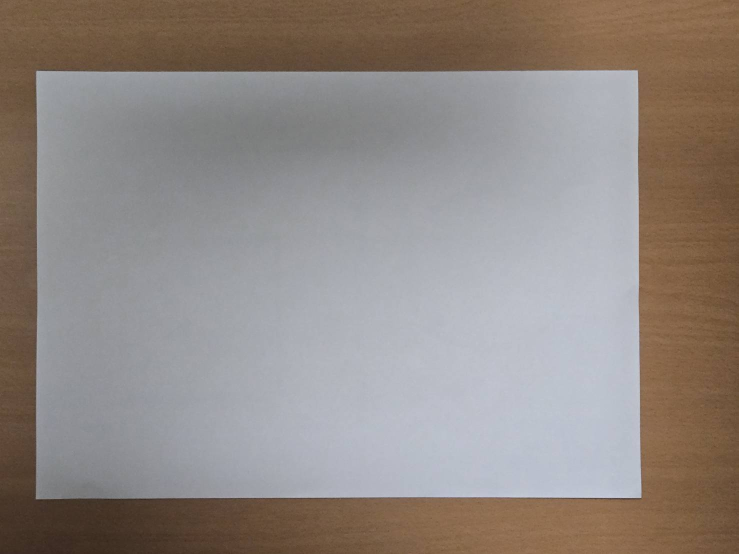
#> input picture cut_paper/a4/a4_2.jpg, 1477 x 1108 px (shown at 1/2 size)
$ python find_d.py
#> lines starting #> are read from the running program, lines starting #| are printed output that depends on the picture; after the words box and inside, x2 and y2 are one past the last pixel; in counts of white or black regions, pixels touching at a corner belong together
### cut_paper_circle/px2cm.py
# get_pixel_per_cm.py

import cv2
import numpy as np
import json


def get_pixel_per_cm_from_a4(image_path, real_width_cm=29.7, show_debug=False):
#> called with image_path = 'a4/a4_2.jpg', real_width_cm = 29.7, show_debug = False
    img = cv2.imread(image_path)
#> img is the input picture: shape (1108, 1477, 3); mean B, G, R 131.7, 136.7, 145.3
    if img is None:
        raise ValueError("❌ 圖片讀取失敗，請確認路徑正確")

    gray = cv2.cvtColor(img, cv2.COLOR_BGR2GRAY)
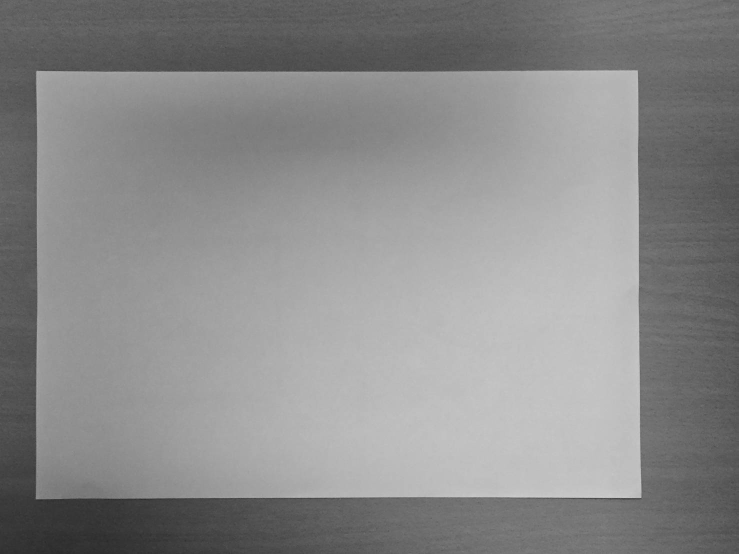
#> gray: shape (1108, 1477) (shown at 1/2 size); min 35, max 214, mean 138.7
    blur = cv2.GaussianBlur(gray, (5, 5), 0)

    edges = cv2.Canny(blur, 50, 150)
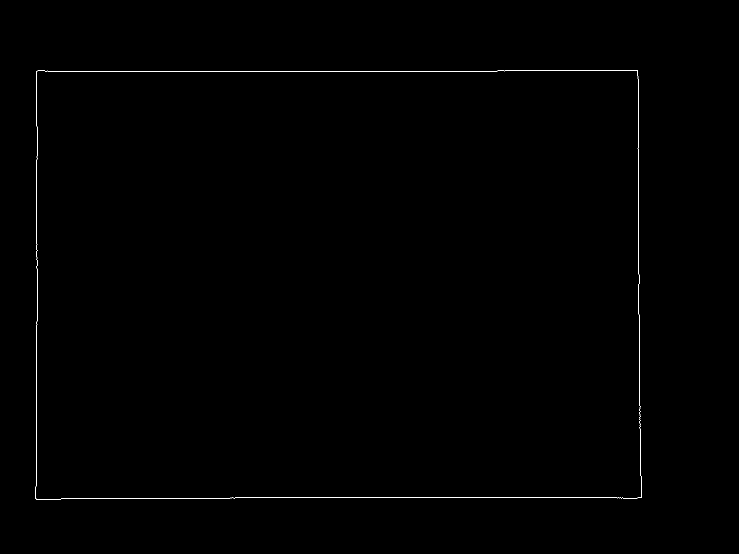
#> edges: shape (1108, 1477) (shown at 1/2 size); 0.25% white in thin lines or dots, all inside (x1, y1, x2, y2) = (71, 140, 1284, 999)
    contours, _ = cv2.findContours(edges, cv2.RETR_EXTERNAL, cv2.CHAIN_APPROX_SIMPLE)
#> contours = 1 contour; box (x1, y1, x2, y2) and area: (71, 140, 1284, 999) 1027993

    a4_contour = max(contours, key=cv2.contourArea)
#> a4_contour = contour of 259 points, box (x1, y1, x2, y2) (71, 140, 1284, 999), area 1027993
    epsilon = 0.02 * cv2.arcLength(a4_contour, True)
#> epsilon = 83.6
    approx = cv2.approxPolyDP(a4_contour, epsilon, True)
#> approx = [[1275, 141], [73, 142], [71, 997], [1282, 995]]

    if len(approx) != 4:
        raise ValueError("❌ 無法偵測 A4 紙四邊形輪廓")

    if show_debug:
        debug_img = img.copy()
        cv2.drawContours(debug_img, [approx], -1, (0, 0, 255), 3)
        cv2.imshow("Detected A4 Contour", cv2.resize(debug_img, (800, 600)))
        cv2.waitKey(0)
        cv2.destroyAllWindows()

    pts = approx.reshape(4, 2)
#> pts = [[1275, 141], [73, 142], [71, 997], [1282, 995]]
    pts = sorted(pts, key=lambda p: p[0])  # 先左右
#> pts = [[71, 997], [73, 142], [1275, 141], [1282, 995]]
    left = sorted(pts[0:2], key=lambda p: p[1])
#> left = [[73, 142], [71, 997]]
    right = sorted(pts[2:4], key=lambda p: p[1])
#> right = [[1275, 141], [1282, 995]]
    tl, bl = left
#> tl = [73, 142]; bl = [71, 997]
    tr, br = right
#> tr = [1275, 141]; br = [1282, 995]

    a4_pixel_width = np.linalg.norm(tr - tl)
#> a4_pixel_width = 1202
    pixel_per_cm = a4_pixel_width / real_width_cm
#> pixel_per_cm = 40.47

    json_path = "px2cm.json"
    data = {"pixel_per_cm": pixel_per_cm, "image_path": image_path}
#> data = {'pixel_per_cm': 40.47, 'image_path': 'a4/a4_2.jpg'}
    with open(json_path, "w", encoding="utf-8") as f:
        json.dump(data, f, ensure_ascii=False, indent=2)
    return pixel_per_cm, json_path


# ✅ 單獨執行這個檔案時顯示紙張輪廓
# [4 lines that do not run on import are left out]

### cut_paper_circle/PaperDetector_edge.py
import cv2
import numpy as np


class PaperDetector_edges:
    def __init__(self, image_path):
        self.image_path = image_path
        self.original = None
        self.result = None
        self.contour = None
        self.paper_region = None

    def detect_paper_by_color(self):
        image = cv2.imread(self.image_path)
        if image is None:
            print("無法讀取圖像檔案")
            return None, None, None

        # 轉換為灰度圖像
        gray = cv2.cvtColor(image, cv2.COLOR_BGR2GRAY)

        # 高斯模糊降噪
        blurred = cv2.GaussianBlur(gray, (5, 5), 0)

        # Canny邊緣檢測
        edges = cv2.Canny(blurred, 20, 150, apertureSize=3)

        # 形態學操作來連接斷開的邊緣
        kernel = np.ones((3, 3), np.uint8)
        edges = cv2.morphologyEx(edges, cv2.MORPH_CLOSE, kernel, iterations=2)
        edges = cv2.morphologyEx(edges, cv2.MORPH_DILATE, kernel, iterations=1)

        # cv2.imshow("edges", edges)
        # 尋找輪廓
        contours, _ = cv2.findContours(
            edges, cv2.RETR_EXTERNAL, cv2.CHAIN_APPROX_SIMPLE
        )

        # 找到最大面積的輪廓作為紙張
        paper_contour = None
        max_area = 0
        for contour in contours:
            area = cv2.contourArea(contour)
            # 設定最小面積閾值，過濾掉太小的輪廓
            if area > 1000:
                if area > max_area:
                    max_area = area
                    paper_contour = contour

        if paper_contour is not None:
            # 多邊形近似，簡化輪廓
            epsilon = 0.02 * cv2.arcLength(paper_contour, True)
            paper_contour = cv2.approxPolyDP(paper_contour, epsilon, True)

        result_image = image.copy()
        # [18 lines of commented-out code are left out]
        self.original = image
        self.result = result_image
        self.contour = paper_contour
        return image, result_image, paper_contour

    # [76 lines left out: functions show_results, extract_paper_region, save_results, not called in this run]


# [19 lines that do not run on import are left out]

### cut_paper/find_d.py
import cv2
import numpy as np
import json
import os
from find_point import PointDetector
from PaperDetector_edge import PaperDetector_edges
from px2cm import get_pixel_per_cm_from_a4


class ShapeEdgeDistanceCalculator:
    # [288 lines left out: functions __init__, load_image_and_config, detect_shape_edges, set_given_points, calculate_distances, visualize_results, not called in this run]


def main():
    """主函數 - 整合所有功能"""
    # 設置參數
    img_num = 1
    image_path = rf"img\{img_num}.jpg"

    # 步驟1: 檢測紙張並提取區域
    print("步驟1: 檢測紙張區域...")
    _, json_path = get_pixel_per_cm_from_a4(rf"a4/a4_2.jpg", show_debug=False)
#> json_path = 'px2cm.json'
    detector = PaperDetector_edges(image_path)
    detector.detect_paper_by_color()

    if detector.original is None:
        print("無法載入圖像")
        return

    detector.show_results()
    region = detector.extract_paper_region()

    if region is None:
        print("無法提取紙張區域")
        return

    # 調整大小
    height, width = region.shape[:2]
    if width > 600:
        scale = 600 / width
        new_width = int(width * scale)
        new_height = int(height * scale)
        region = cv2.resize(region, (new_width, new_height))

    detector_path = detector.save_results()

    # 步驟2: 檢測點
    print("步驟2: 檢測點...")
    point_detector = PointDetector(detector_path, image_path)
    point_detector.load_image(json_path=json_path)
    points = point_detector.detect_points()

    if len(points) != 1:
        print(f"檢測到 {len(points)} 個點，需要恰好1個點")
        return

    point_detector.draw_squares_at_points(square_size_cm=8)
    point_detector.save_result()
    given_points = point_detector.points

    # 步驟3: 進行邊緣檢測和距離計算
    print("步驟3: 進行邊緣檢測和距離分析...")
    calculator = ShapeEdgeDistanceCalculator(detector_path, json_path)

    if not calculator.load_image_and_config():
        print("無法載入圖像或配置")
        return

    if not calculator.detect_shape_edges(show_debug=True):
        print("無法檢測形狀邊緣")
        return

    calculator.set_given_points(given_points)

    if not calculator.calculate_distances():
        print("無法計算距離")
        return

    # 視覺化和保存結果

    calculator.visualize_results()

    print(f"\n=== 分析完成 ===")
    print(f"圖像: {image_path}")
    print(f"給定點數量: {len(given_points)}")
    print(f"邊緣點數量: {len(calculator.edge_points)}")
    print(f"最短距離: {calculator.min_distance:.2f} 公分")
    print(f"最長距離: {calculator.max_distance:.2f} 公分")


if __name__ == "__main__":
    main()

$ run again, with cut_paper/1.jpg copied over cut_paper/a4/a4_2.jpg
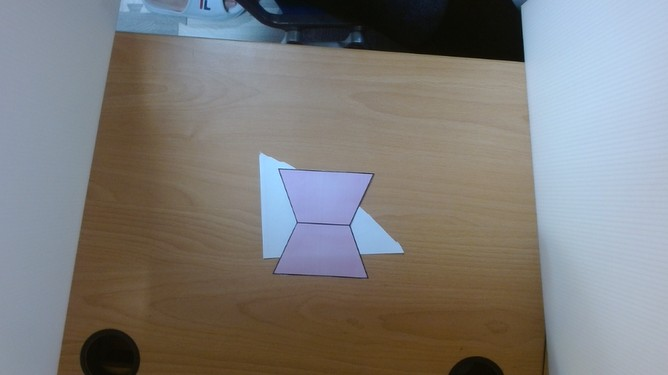
#> input picture cut_paper/1.jpg, 668 x 375 px
#> in get_pixel_per_cm_from_a4, img is the input picture: shape (375, 668, 3); mean B, G, R 122.7, 124.4, 125.8
#> in get_pixel_per_cm_from_a4, `gray = cv2.cvtColor(img, cv2.COLOR_BGR2GRAY)`:
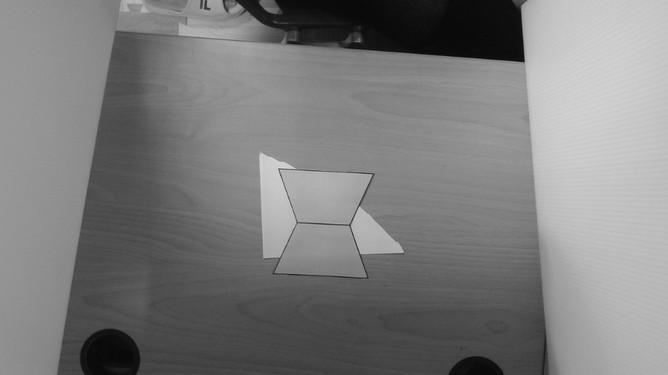
#> gray: shape (375, 668); min 6, max 221, mean 124.6
#> in get_pixel_per_cm_from_a4, `edges = cv2.Canny(blur, 50, 150)`:
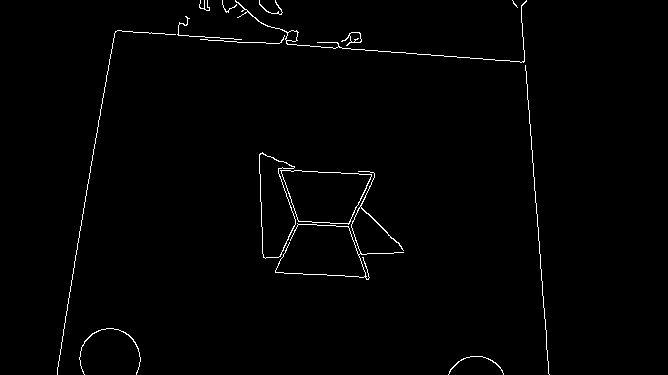
#> edges: shape (375, 668); 1.1% white in thin lines or dots, all inside (x1, y1, x2, y2) = (57, 0, 550, 375)
#> contours = 15 contours, 8 with area under 20; largest, box (x1, y1, x2, y2) and area: (280, 170, 372, 225) 3578, (259, 152, 296, 259) 2600, (235, 0, 527, 63) 140, (341, 32, 362, 46) 112, (275, 171, 404, 280) 57, (79, 328, 141, 375) 28, (448, 356, 504, 375) 22
#> a4_contour = contour of 99 points, box (x1, y1, x2, y2) (280, 170, 372, 225), area 3578
#> epsilon = 5.25
#> approx = [[280, 170], [298, 221], [348, 224], [371, 176]]
#> left = [[280, 170], [298, 221]]
#> right = [[371, 176], [348, 224]]
#> tl = [280, 170]; bl = [298, 221]
#> tr = [371, 176]; br = [348, 224]
#> a4_pixel_width = 91.2
#> pixel_per_cm = 3.07
#> data = {'pixel_per_cm': 3.07, 'image_path': 'a4/a4_2.jpg'}
#> json_path = 'px2cm.json'
